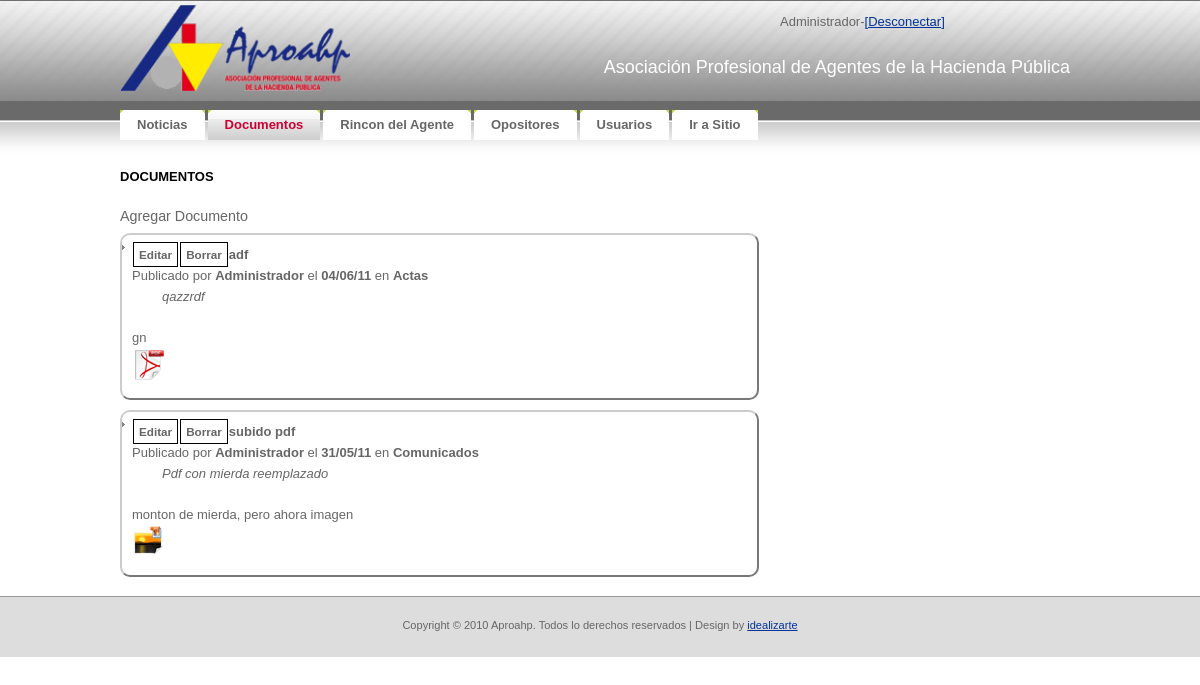
The page /admin/documentos.php (signed in) on the database its author committed.
### tables this page shows
CREATE TABLE IF NOT EXISTS `tbl_categorias` (
  `CAT_ID` bigint(20) NOT NULL AUTO_INCREMENT,
  `CAT_Visible` tinyint(1) NOT NULL,
  `CAT_Nombre` varchar(50) NOT NULL,
  `CAT_Comentarios` varchar(200) NOT NULL,
  UNIQUE KEY `ID` (`CAT_ID`)
);

CREATE TABLE IF NOT EXISTS `tbl_documentos` (
  `DOC_ID` bigint(20) NOT NULL AUTO_INCREMENT,
  `DOC_Fecha` datetime NOT NULL,
  `DOC_Autor` bigint(20) NOT NULL,
  `DOC_Categoria` bigint(20) NOT NULL,
  `DOC_Titulo` varchar(50) NOT NULL,
  `DOC_Resumen` varchar(500) NOT NULL,
  `DOC_Texto` text NOT NULL,
  `DOC_Attach` varchar(200) NOT NULL,
  UNIQUE KEY `DOC_ID` (`DOC_ID`)
);

CREATE TABLE IF NOT EXISTS `tbl_users` (
  `USR_ID` bigint(20) NOT NULL AUTO_INCREMENT,
  `USR_username` varchar(32) NOT NULL,
  `USR_password` varchar(32) NOT NULL,
  `USR_Displayname` varchar(32) NOT NULL,
  `USR_email` varchar(100) NOT NULL,
  `USR_Activo` tinyint(1) NOT NULL,
  PRIMARY KEY (`USR_ID`)
);

### lib/siteconfig.php (called while the page is built, shortened)
<?php
	function neat_trim($str, $n, $delim='...') {
		$len = strlen($str);
		if ($len > $n) {
			preg_match('/(.{' . $n . '}.*?)\b/', $str, $matches);
			return rtrim($matches[1]) . $delim;
		}
		else {
			return $str;
		}
	}
	function pagination($rows,$pagenum,$page_rows){
		$plinks='';
		$limites='';
		return(array ( "links" => $plinks,"limites" => "$limites"));
	}
?>

### admin/documentos.php (the view, shortened to what this page needs)
<?php
	require_once("../lib/siteconfig.php");
	$uploadfolder="../UPLDocumentos";
?>
<!DOCTYPE html PUBLIC "-//W3C//DTD XHTML 1.0 Strict//EN"
  "http://www.w3.org/TR/xhtml1/DTD/xhtml1-strict.dtd">
<html xmlns="http://www.w3.org/1999/xhtml" xml:lang="en" lang="en">
<head>
	<link rel="stylesheet" href="../css/reset.css" type="text/css" media="screen" charset="utf-8" />
	<link rel="stylesheet" href="../css/aproahp.css" type="text/css" media="screen" charset="utf-8" />
	<link rel="stylesheet" href="../css/jquery-ui.css" type="text/css" media="screen" charset="utf-8" />
	<link rel="stylesheet" href="css/style.css" type="text/css" media="screen" charset="utf-8" />
</head>
<body>
<div id="container">
<?php require("header.php");?>
<div id='documentos'>
	<h3>Documentos</h3><br/>
	<div id="adddocumento">Agregar Documento</div>
<?php
		echo "<div id='documentoslist'>";
		if(isset($_GET['pagenum'])){
			$pagenum = $_GET['pagenum'];
		}else{
			$pagenum = 1;
		}
		$doc_result = mysql_query("SELECT * FROM tbl_categorias,tbl_documentos,tbl_users WHERE DOC_Autor=USR_ID AND DOC_Categoria = CAT_ID ORDER BY DOC_FECHA DESC;") or die(mysql_error());
		$rows = mysql_num_rows($doc_result);
		$page_rows = 5;
		$pdata=pagination($rows,$pagenum,$page_rows);
		echo "<ul>";
		$doc_result=mysql_query("SELECT * FROM tbl_categorias,tbl_documentos,tbl_users WHERE DOC_Autor=USR_ID AND DOC_Categoria = CAT_ID ORDER BY DOC_FECHA DESC ".$pdata['limites'].";");
		for ($x = 0, $numrows = mysql_num_rows($doc_result); $x < $numrows; $x++) {
			$row = mysql_fetch_assoc($doc_result);
			$datetime = date("d/m/y", strtotime($row["DOC_Fecha"]));
			$parts = Explode('.', $row['DOC_Attach']);
			$tipo= strtolower($parts[count($parts) - 1]);
			echo("<li class=documento><div class=edit rel='".$row["DOC_ID"]."'>Editar</div><div class=borrar rel='".$row["DOC_ID"]."'>Borrar</div><span class=highlight>".$row['DOC_Titulo']."</span><br>Publicado por <span class=highlight>".$row['USR_Displayname']."</span> el <span class=highlight>".$datetime."</span> en <span class=highlight>".$row['CAT_Nombre']."</span><br><div class=resumen>".$row['DOC_Resumen']."</div><br>".nl2br(neat_trim($row["DOC_Texto"],500))."<br><a href='".$uploadfolder."/".$row['DOC_Attach']."'><img src='../images/fticonos/icon_".$tipo.".gif'></a></li>");
		}
		echo "</ul></div>";
?>
</div>
</div>
</body>
</html>

### css/aproahp.css (style rules this page uses)
* { margin: 0; padding: 0; }
ul,li { list-style-type: none; }
body, th { background: #FFFFFF url(../images/img01.gif) repeat-x; font-family: Verdana, Arial, Helvetica, sans-serif; font-size: 13px; color: #666666; }
h3 { margin-bottom: 1em; text-transform: uppercase; font-size: 100%; color: #000000; }
p, ul, ol { margin-bottom: 1.5em; line-height: 1.6em; }
p { color:#666666; }
ul { list-style: none; }
ul li { padding-left: 10px; background: url(../images/img16.gif) no-repeat 0px 10px; }
a:link { color: #003399; }
img { border: none; }
#container { width: 960px; padding: 0px 0px 0px 0px; margin:0 auto; text-align:justify; }
#footer { height:20px; padding: 20px; background: #DDDDDD; border-top: 1px solid #999999; }
#footer p { margin: 0; text-align: center; font-size: 85%; }
#documentoslist a { text-decoration: none; }
.documento { padding:10px; border:2px outset #ccc; -moz-border-radius: 10px; -webkit-border-radius: 10px; padding: 10px; width:615px; margin-top:10px; }
li.documento a { color:#666666; text-decoration: none; }
.documento .highlight { font-weight: bold; }
.documento .resumen { padding: 0 30px; font-style: italic; }

### admin/css/style.css (style rules this page uses)
.edit, .borrar, .activar { font-size: .9em; font-weight: bold; display: inline; position: relative; padding: 5px; margin: 1px; border: 1px solid black; cursor: pointer; }

### rows shown on the page
tbl_categorias: tbl_documentos.DOC_Titulo "adf", tbl_users.USR_Displayname "Administrador", tbl_documentos.DOC_Fecha "04/06/11", CAT_Nombre "Actas", tbl_documentos.DOC_Resumen "qazzrdf", tbl_documentos.DOC_Texto "gn", shows a picture
tbl_categorias: tbl_documentos.DOC_Titulo "subido pdf", tbl_users.USR_Displayname "Administrador", tbl_documentos.DOC_Fecha "31/05/11", CAT_Nombre "Comunicados", tbl_documentos.DOC_Resumen "Pdf con mierda reemplazado", tbl_documentos.DOC_Texto "monton de mierda, pero ahora imagen", shows a picture

### other values the page prints
$_SESSION['DisplayName'] "Administrador"
$item['Name'] "Noticias"
$item['Name'] "Documentos"
$item['Name'] "Rincon del Agente"
$item['Name'] "Opositores"
$item['Name'] "Usuarios"
$item['Name'] "Ir a Sitio"
